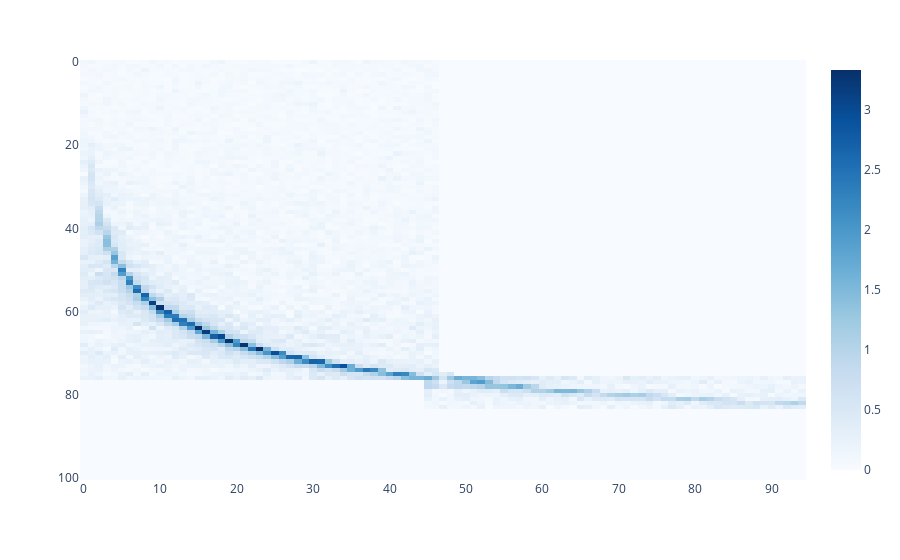

Notebook cell for this chart:
### Code cell
fig = px.imshow(np.abs(z_fft_masked)[:, 1:], aspect='auto', color_continuous_scale='Blues')
fig.show()

### Figure 1 — Plotly figure (JSON) as saved in the notebook; plotly's stock layout.template omitted (floating-point values rounded to 4 significant figures; data arrays with more than 128 entries replaced by an {"elided": "..."} marker saying what was removed)
{"data": [{"coloraxis": "coloraxis", "hovertemplate": "x: %{x}<br>y: %{y}<br>color: %{z}<extra></extra>", "name": "0", "type": "heatmap", "xaxis": "x", "yaxis": "y", "z": {"elided": "101x95 float values"}}], "layout": {"coloraxis": {"colorscale": [[0, "rgb(247,251,255)"], [0.125, "rgb(222,235,247)"], [0.25, "rgb(198,219,239)"], [0.375, "rgb(158,202,225)"], [0.5, "rgb(107,174,214)"], [0.625, "rgb(66,146,198)"], [0.75, "rgb(33,113,181)"], [0.875, "rgb(8,81,156)"], [1, "rgb(8,48,107)"]]}, "margin": {"t": 60}, "xaxis": {"anchor": "y", "domain": [0, 1]}, "yaxis": {"anchor": "x", "autorange": "reversed", "domain": [0, 1]}}}
